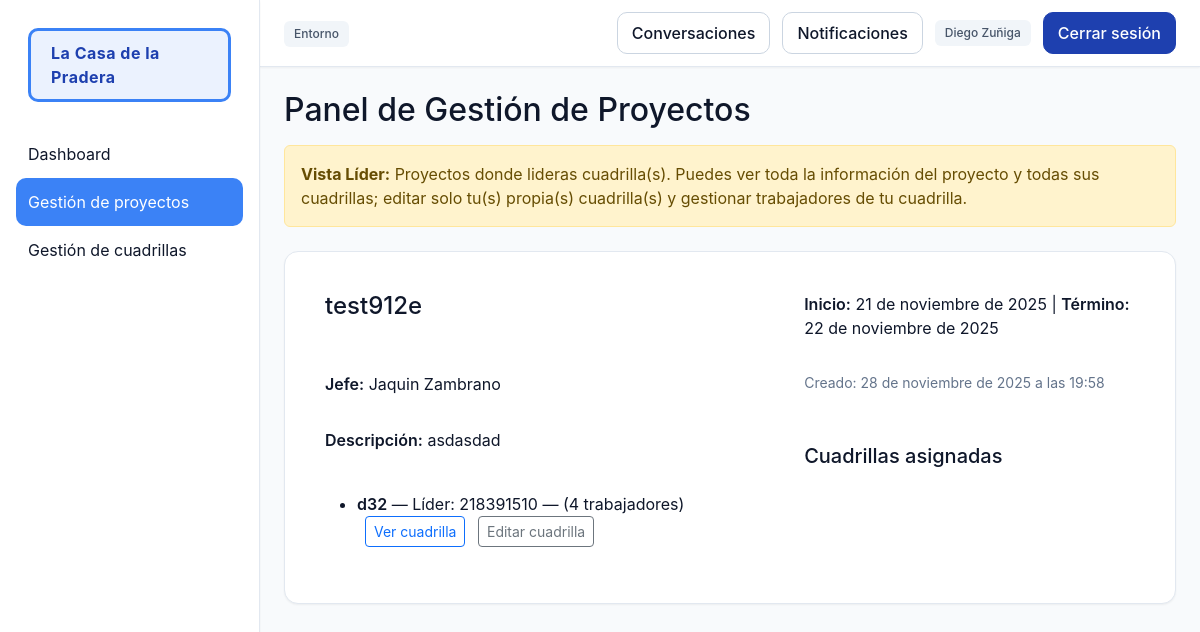
The page /proyectos/panel/ (signed in) on the database as committed earlier.
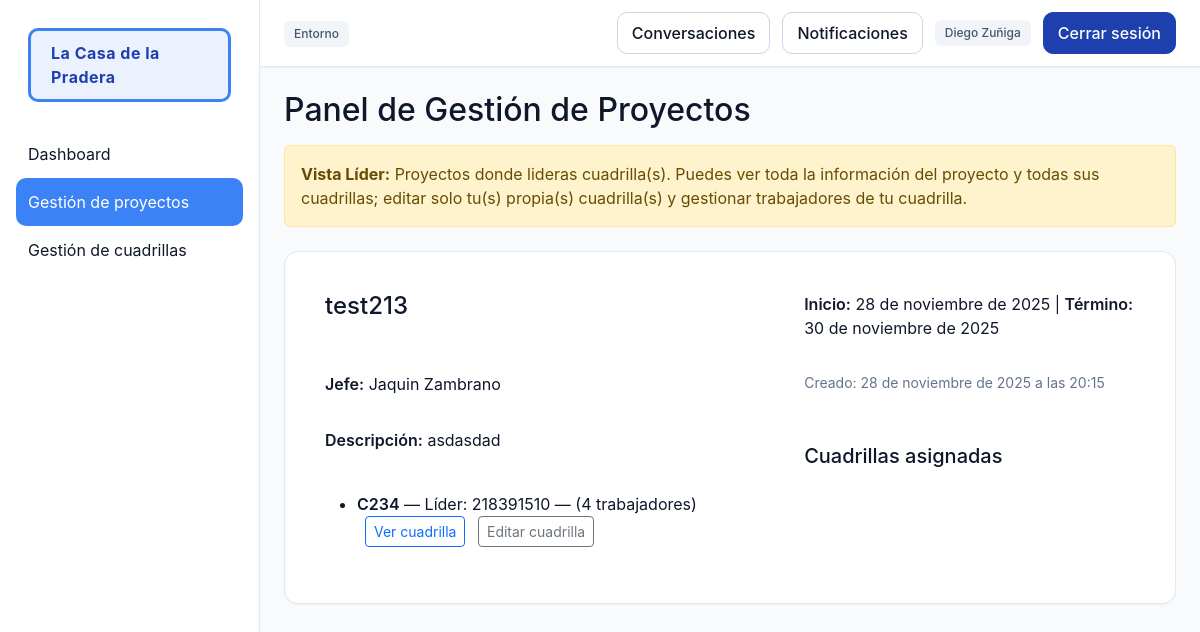
The same page on the database as committed later.
### proyectos/models.py (models this page shows, shortened)
class Proyecto(models.Model):
    nombre = models.CharField(max_length=100)
    descripcion = models.TextField(blank=True)
    TIPO_CHOICES = [
        ('construccion', 'Construcción'),
        ('mantenimiento', 'Mantenimiento'),
        ('instalacion', 'Instalación'),
        ('otro', 'Otro'),
    ]
    tipo = models.CharField(max_length=30, choices=TIPO_CHOICES, default='otro')
    COMPLEJIDAD_CHOICES = [
        ('baja', 'Baja'),
        ('media', 'Media'),
        ('alta', 'Alta'),
    ]
    complejidad = models.CharField(max_length=10, choices=COMPLEJIDAD_CHOICES, default='media')
    fecha_inicio = models.DateField()
    fecha_termino = models.DateField(null=True, blank=True)
    jefe = models.ForeignKey(User, on_delete=models.CASCADE, related_name='proyectos')
    created_by = models.ForeignKey(User, on_delete=models.SET_NULL, null=True, blank=True, related_name='proyectos_creados')
    created_at = models.DateTimeField(auto_now_add=True)
    activo = models.BooleanField(default=True)

### personal/models.py (models this page shows, shortened)
class Cuadrilla(models.Model):
    nombre = models.CharField(max_length=100)
    proyecto = models.ForeignKey(Proyecto, on_delete=models.CASCADE, related_name='cuadrillas', null=True, blank=True)
    lider = models.ForeignKey(User, on_delete=models.SET_NULL, null=True, blank=True, related_name='cuadrillas_lideradas')

### proyectos/views.py (the view, shortened to what this page needs)
# urls.py: path('panel/', views.panel_proyectos, name='panel'),
@login_required
def panel_proyectos(request):
    user = request.user
    if user.groups.filter(name='LiderCuadrilla').exists():
        proyectos_activos = Proyecto.objects.filter(cuadrillas__lider=user, activo=True).distinct().prefetch_related('cuadrillas')
        proyectos_finalizados = Proyecto.objects.filter(cuadrillas__lider=user, activo=False).distinct().prefetch_related('cuadrillas')
        data = []
        for p in proyectos_activos:
            cuadrillas = Cuadrilla.objects.filter(proyecto=p)
            cuad_list = []
            for c in cuadrillas:
                cuad_list.append({
                    'cuadrilla': c,
                    'can_edit': (c.lider_id == user.id),
                })
            data.append({
                'proyecto': p,
                'cuadrillas': cuad_list,
                'can_edit_project': False,
                'can_assign': False,
                'can_finalize': False,
                'can_create_cuadrilla': False,
            })
        finalizados = []
        cuadrillas_sin_proyecto = []
        for c in Cuadrilla.objects.filter(proyecto__isnull=True, lider=user):
            cuadrillas_sin_proyecto.append({
                'cuadrilla': c,
                'can_edit': True,
                'can_disolver': True,
            })
        return render(request, 'panel.html', {
            'data': data,
            'finalizados': finalizados,
            'cuadrillas_sin_proyecto': cuadrillas_sin_proyecto,
            'is_lider_view': True,
        })

### core/context_processors.py (called while the page is built)
def notificaciones_no_leidas(request):
    if request.user.is_authenticated:
        return {
            "notifs_no_leidas": request.user.notificaciones.filter(leida=False).count()
        }
    return {"notifs_no_leidas": 0}

### personal/templatetags/custom_tags.py (called while the page is built)
@register.filter
def has_group(user, group_name):
    return user.groups.filter(name=group_name).exists()

### proyectos/templates/panel.html (shortened to what this page needs)
{% extends 'base.html' %}
{% load static %}
{% block extra_css %}
<link rel="stylesheet" href="{% static 'css/proyectos/proyectos.css' %}">
{% endblock %}
{% block content %}
<h2>Panel de Gestión de Proyectos</h2>
{% if is_lider_view %}
<div class="alert alert-warning mt-3">
    <strong>Vista Líder:</strong> Proyectos donde lideras cuadrilla(s). Puedes ver toda la información del proyecto y todas sus cuadrillas; editar solo tu(s) propia(s) cuadrilla(s) y gestionar trabajadores de tu cuadrilla.
</div>
{% endif %}
{% if data %}
{% for item in data %}
    <div class="card mt-4">
    <div class="card-body proyecto-card" data-nombre="{{ item.proyecto.nombre|lower }}" data-jefe="{{ item.proyecto.jefe.get_full_name|default:item.proyecto.jefe.username|lower }}" data-activo="true"
        {% if item.proyecto.jefe %}data-jefe-id="{{ item.proyecto.jefe.id }}"{% else %}data-jefe-id=""{% endif %}>
        <h4>
            {{ item.proyecto.nombre }}
        </h4>
          <p><strong>Inicio:</strong> {{ item.proyecto.fecha_inicio }} |
              <strong>Término:</strong> {{ item.proyecto.fecha_termino|default:"—" }}</p>
          <p><strong>Jefe:</strong> {{ item.proyecto.jefe.get_full_name|default:item.proyecto.jefe.username }}</p>
          <p class="small">Creado: {{ item.proyecto.created_at }}</p>
        <p><strong>Descripción:</strong> {{ item.proyecto.descripcion|default:"Sin descripción" }}</p>
        <h5 class="mt-3">Cuadrillas asignadas</h5>
        {% if item.cuadrillas %}
            <ul>
                {% for citem in item.cuadrillas %}
                    {% with c=citem.cuadrilla %}
                    <li>
                        <strong>{{ c.nombre }}</strong>
                        — Líder: {{ c.lider.username|default:"(Sin líder)" }}
                        — ({{ c.asignaciones.count }} trabajadores)
                        <a href="{% url 'personal:detalle_cuadrilla' c.id %}" class="btn btn-sm btn-outline-primary ms-2">
                            Ver cuadrilla
                        </a>
                        {% if citem.can_edit %}
                            <a href="{% url 'personal:editar_cuadrilla' c.id %}" class="btn btn-sm btn-outline-secondary ms-2">Editar cuadrilla</a>
                        {% endif %}
                    </li>
                    {% endwith %}
                {% endfor %}
            </ul>
        {% else %}
            <p>No hay cuadrillas asignadas.</p>
        {% endif %}
    </div>
</div>
{% endfor %}
{% else %}
<p class="mt-3">No tienes proyectos registrados aún.</p>
{% endif %}
    {% if cuadrillas_sin_proyecto and cuadrillas_sin_proyecto|length > 0 %}
            {% load custom_tags %}
    {% endif %}
{% endblock %}

Rows that differ between the two databases and show on the page:
no longer on this page (row edited): Proyecto: proyecto.nombre "test912e", proyecto.fecha_inicio "21 de noviembre de 2025", proyecto.fecha_termino "22 de noviembre de 2025", proyecto.jefe.get_full_name "Jaquin Zambrano", proyecto.created_at "28 de noviembre de 2025 a las 19:58", proyecto.descripcion "asdasdad"
removed Cuadrilla: cuadrilla.nombre "d32", cuadrilla.lider.username "218391510", cuadrilla.asignaciones.count "4", shown under "test912e"
added Proyecto: proyecto.nombre "test213", proyecto.fecha_inicio "28 de noviembre de 2025", proyecto.fecha_termino "30 de noviembre de 2025", proyecto.jefe.get_full_name "Jaquin Zambrano", proyecto.created_at "28 de noviembre de 2025 a las 20:15", proyecto.descripcion "asdasdad"
added Cuadrilla: cuadrilla.nombre "C234", cuadrilla.lider.username "218391510", cuadrilla.asignaciones.count "4", shown under "test213"
